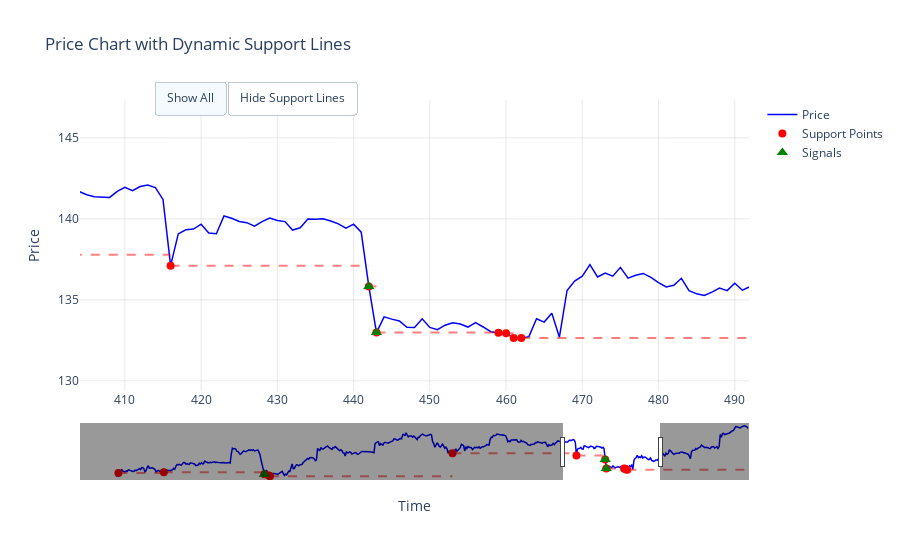

Source (notebook cell):
### Code cell
fig = plot_prices_with_dynamic_support(close_prices, signals, support_levels, support_indices)
fig.show()

### Figure 1 — Plotly figure (JSON) as saved in the notebook; plotly's stock layout.template omitted (floating-point values rounded to 4 significant figures; data arrays with more than 128 entries replaced by an {"elided": "..."} marker saying what was removed)
{"data": [{"line": {"color": "blue", "width": 1.5}, "mode": "lines", "name": "Price", "type": "scatter", "x": {"elided": "572 int values"}, "y": {"elided": "572 float values"}}, {"line": {"color": "rgba(255, 0, 0, 0.5)", "dash": "dash", "width": 2}, "mode": "lines", "name": "Support 1", "showlegend": false, "type": "scatter", "x": [2, 43], "y": [131.6, 131.6]}, {"line": {"color": "rgba(255, 0, 0, 0.5)", "dash": "dash", "width": 2}, "mode": "lines", "name": "Support 2", "showlegend": false, "type": "scatter", "x": [43, 134], "y": [131.8, 131.8]}, {"line": {"color": "rgba(255, 0, 0, 0.5)", "dash": "dash", "width": 2}, "mode": "lines", "name": "Support 3", "showlegend": false, "type": "scatter", "x": [134, 138], "y": [131.2, 131.2]}, {"line": {"color": "rgba(255, 0, 0, 0.5)", "dash": "dash", "width": 2}, "mode": "lines", "name": "Support 4", "showlegend": false, "type": "scatter", "x": [138, 139], "y": [130.8, 130.8]}, {"line": {"color": "rgba(255, 0, 0, 0.5)", "dash": "dash", "width": 2}, "mode": "lines", "name": "Support 5", "showlegend": false, "type": "scatter", "x": [139, 304], "y": [130.6, 130.6]}, {"line": {"color": "rgba(255, 0, 0, 0.5)", "dash": "dash", "width": 2}, "mode": "lines", "name": "Support 6", "showlegend": false, "type": "scatter", "x": [304, 416], "y": [137.8, 137.8]}, {"line": {"color": "rgba(255, 0, 0, 0.5)", "dash": "dash", "width": 2}, "mode": "lines", "name": "Support 7", "showlegend": false, "type": "scatter", "x": [416, 442], "y": [137.1, 137.1]}, {"line": {"color": "rgba(255, 0, 0, 0.5)", "dash": "dash", "width": 2}, "mode": "lines", "name": "Support 8", "showlegend": false, "type": "scatter", "x": [442, 443], "y": [135.8, 135.8]}, {"line": {"color": "rgba(255, 0, 0, 0.5)", "dash": "dash", "width": 2}, "mode": "lines", "name": "Support 9", "showlegend": false, "type": "scatter", "x": [443, 459], "y": [133.0, 133.0]}, {"line": {"color": "rgba(255, 0, 0, 0.5)", "dash": "dash", "width": 2}, "mode": "lines", "name": "Support 10", "showlegend": false, "type": "scatter", "x": [459, 460], "y": [133.0, 133.0]}, {"line": {"color": "rgba(255, 0, 0, 0.5)", "dash": "dash", "width": 2}, "mode": "lines", "name": "Support 11", "showlegend": false, "type": "scatter", "x": [460, 461], "y": [132.9, 132.9]}, {"line": {"color": "rgba(255, 0, 0, 0.5)", "dash": "dash", "width": 2}, "mode": "lines", "name": "Support 12", "showlegend": false, "type": "scatter", "x": [461, 462], "y": [132.6, 132.6]}, {"line": {"color": "rgba(255, 0, 0, 0.5)", "dash": "dash", "width": 2}, "mode": "lines", "name": "Support 13", "showlegend": false, "type": "scatter", "x": [462, 572], "y": [132.6, 132.6]}, {"marker": {"color": "red", "size": 8, "symbol": "circle"}, "mode": "markers", "name": "Support Points", "type": "scatter", "x": [2, 43, 134, 138, 139, 304, 416, 442, 443, 459, 460, 461, 462], "y": [131.6, 131.8, 131.2, 130.8, 130.6, 137.8, 137.1, 135.8, 133.0, 133.0, 132.9, 132.6, 132.6]}, {"marker": {"color": "green", "size": 10, "symbol": "triangle-up"}, "mode": "markers", "name": "Signals", "type": "scatter", "x": [134, 442, 443], "y": [131.2, 135.8, 133.0]}], "layout": {"autosize": true, "hovermode": "x unified", "plot_bgcolor": "white", "showlegend": true, "title": {"text": "Price Chart with Dynamic Support Lines"}, "updatemenus": [{"buttons": [{"args": [{"visible": [true, true, true, true, true, true, true, true, true, true, true, true, true, true, true, true]}], "label": "Show All", "method": "restyle"}, {"args": [{"visible": [true, false, false, false, false, false, false, false, false, false, false, false, false, false, true, true]}], "label": "Hide Support Lines", "method": "restyle"}], "direction": "left", "pad": {"r": 10, "t": 10}, "showactive": true, "type": "buttons", "x": 0.11, "xanchor": "left", "y": 1.1, "yanchor": "top"}], "xaxis": {"autorange": false, "gridcolor": "lightgray", "gridwidth": 0.5, "range": [404.1, 491.9], "rangeslider": {"autorange": true, "range": [-29.66, 572], "visible": true, "yaxis": {"_template": null, "rangemode": "match"}}, "showgrid": true, "title": {"text": "Time"}, "type": "linear"}, "yaxis": {"autorange": true, "gridcolor": "lightgray", "gridwidth": 0.5, "range": [128.9, 147.4], "showgrid": true, "title": {"text": "Price"}, "type": "linear"}}}
